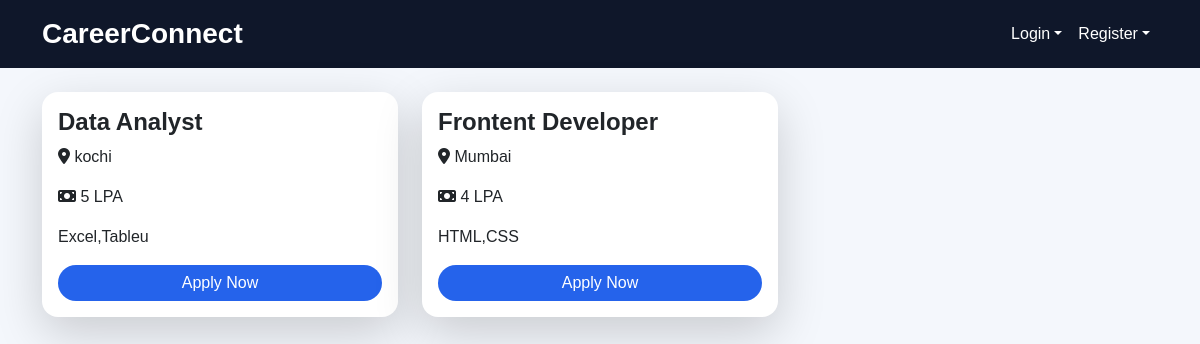
Screenshot of /jobs/ with the database file from the repository.
### jobs/models.py (models this page shows, shortened)
class Job(models.Model):
    JOB_TYPES = (
        ('FULLTIME', 'Full Time'),
        ('INTERNSHIP', 'Internship'),
    )
    recruiter = models.ForeignKey(CustomUser, on_delete=models.CASCADE)
    title = models.CharField(max_length=200)
    description = models.TextField()
    location = models.CharField(max_length=100)
    salary = models.CharField(max_length=100)
    skills_required = models.TextField()
    deadline = models.DateField()
    job_type = models.CharField(max_length=20, choices=JOB_TYPES)
    created_at = models.DateTimeField(auto_now_add=True)

### jobs/views.py (the view)
# urls.py: path('jobs/', views.browse_jobs, name='browse_jobs'),
def browse_jobs(request):
    jobs = Job.objects.all()
    return render(
        request,
        'students/browse_jobs.html',
        {'jobs': jobs}
    )

### templates/students/browse_jobs.html
{% extends 'base/base.html' %}
{% block content %}
<div class="row">
{% for job in jobs %}
<div class="col-lg-4 col-md-6 mb-4">
<div class="card shadow-lg h-100 border-0 rounded-4">
<div class="card-body">
<h4 class="fw-bold">{{ job.title }}</h4>
<p>
<i class="fa-solid fa-location-dot"></i>
{{ job.location }}
</p>
<p>
<i class="fa-solid fa-money-bill"></i>
{{ job.salary }}
</p>
<p>{{ job.skills_required }}</p>
<a href="{% url 'apply_job' job.id %}" class="btn btn-primary w-100 rounded-pill">
Apply Now
</a>
</div>
</div>
</div>
{% endfor %}
</div>
{% endblock %}

### myproject/static/css/style.css (style rules this page uses)
body { background-color: #f4f7fc; font-family: Arial, sans-serif; }
.card { border: none; border-radius: 15px; transition: 0.3s; }
.btn-primary { background-color: #2563eb; border: none; border-radius: 30px; }
body { background: #f4f7fc; font-family: 'Poppins', sans-serif; }
.card { transition: 0.3s ease; }
.btn-primary { background: #2563eb; border: none; }

### rows the page displays
Job: title "Data Analyst", location "kochi", salary "5 LPA", skills_required "Excel,Tableu"
Job: title "Frontent Developer", location "Mumbai", salary "4 LPA", skills_required "HTML,CSS"
